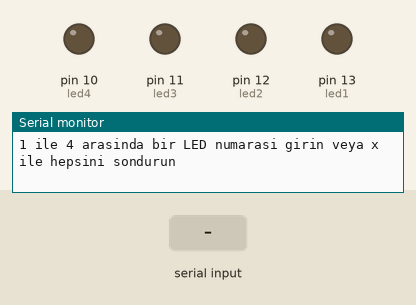
This sketch was run on a simulated Arduino Uno, built with avr-gcc and run on an emulated ATmega328P. Shown: output pins drawn as LEDs (lit = HIGH), the last lines printed to the serial monitor. The inputs (shaded band) are chosen by the test bench.

Above: at 1.2 s.
1.3 s: "1" received over Serial
At 2.5 s:
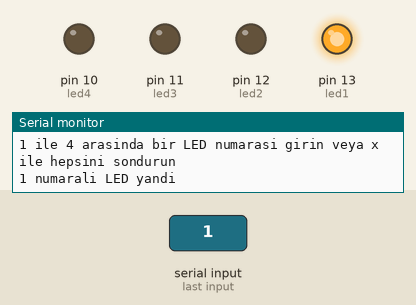
2.8 s: "2" received over Serial
At 3.7 s:
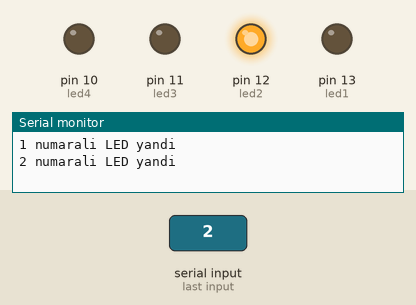
4.3 s: "3" received over Serial
At 4.8 s:
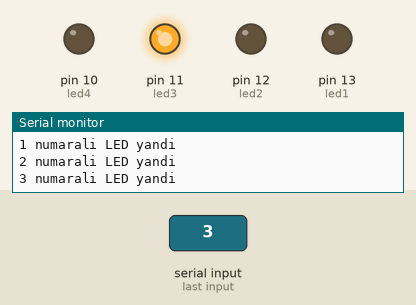
5.8 s: "4" received over Serial
At 7.2 s:
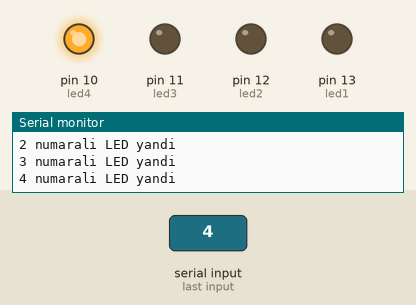
Timing chart, 0 to 8.3 s (numbered marks = the images above; inputs shaded):
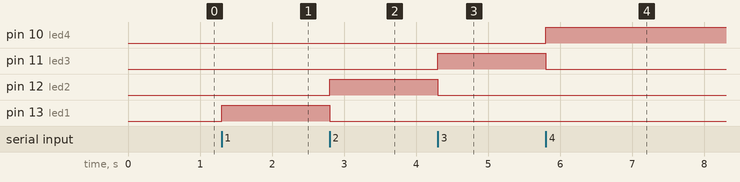

The sketch:

ders03-serial.ino
```cpp
//LED pinleri
#define led1 13
#define led2 12
#define led3 11
#define led4 10

void setup()
{
  //LED pinlerini cikis olarak ayarla
  pinMode(led1, OUTPUT);
  pinMode(led2, OUTPUT);
  pinMode(led3, OUTPUT);
  pinMode(led4, OUTPUT);
  //seri iletisimi 9600 baud'da baslat
  Serial.begin(9600);
  //seri monitor acilana kadar bekle
  while (! Serial);
  Serial.print("1 ile 4 arasinda bir LED numarasi girin veya ");
  Serial.println("x ile hepsini sondurun");
}

void loop()
{
  if (Serial.available()) //seri monitor acilana kadar bekle
  {
    char ch = Serial.read(); //seri porttan gelen karakteri oku
    switch (ch) //karaktere gore LED'leri yak
    {
      case '1':
        digitalWrite(led1, HIGH);
        digitalWrite(led2, LOW);
        digitalWrite(led3, LOW);
        digitalWrite(led4, LOW);
        Serial.println("1 numarali LED yandi");
        break;
      case '2':
        digitalWrite(led1, LOW);
        digitalWrite(led2, HIGH);
        digitalWrite(led3, LOW);
        digitalWrite(led4, LOW);
        Serial.println("2 numarali LED yandi");
        break;
      case '3':
        digitalWrite(led1, LOW);
        digitalWrite(led2, LOW);
        digitalWrite(led3, HIGH);
        digitalWrite(led4, LOW);
        Serial.println("3 numarali LED yandi");
        break;
      case '4':
        digitalWrite(led1, LOW);
        digitalWrite(led2, LOW);
        digitalWrite(led3, LOW);
        digitalWrite(led4, HIGH);
        Serial.println("4 numarali LED yandi");
        break;
      case 'x':
        digitalWrite(led1, LOW);
        digitalWrite(led2, LOW);
        digitalWrite(led3, LOW);
        digitalWrite(led4, LOW);
        Serial.println("Tum LED'ler sondu");
        break;
      default: //hatali karakter girisinde uyari yap
        Serial.println("Yanlis giris yapildi.");
        break;
    }
  }
}
```

Measured:
- after the input at 1.3 s, pin 13 (led1): LOW → HIGH at once
- after the input at 2.8 s, pin 12 (led2): LOW → HIGH at once; pin 13 (led1): HIGH → LOW at once
- after the input at 4.3 s, pin 11 (led3): LOW → HIGH at once; pin 12 (led2): HIGH → LOW at once
- after the input at 5.8 s, pin 10 (led4): LOW → HIGH at once; pin 11 (led3): HIGH → LOW at once
